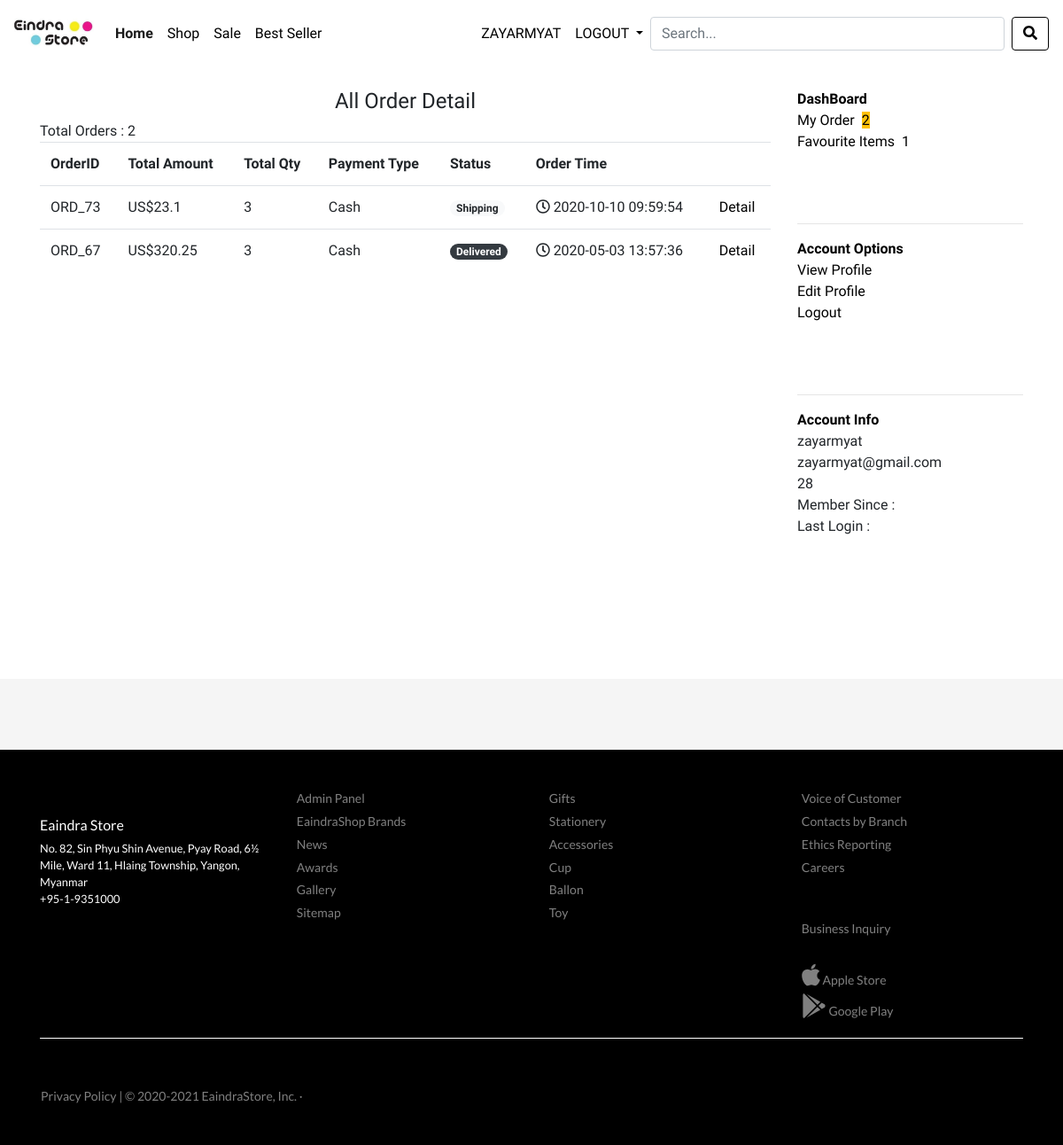
Screenshot of /myorder.php (signed in) with the database file from the repository.
### tables this page shows
CREATE TABLE `customer` (
  `id` int(11) NOT NULL,
  `name` varchar(255) NOT NULL,
  `email` varchar(255) NOT NULL,
  `pass` varchar(255) NOT NULL,
  `customer_img` varchar(255) NOT NULL
);

CREATE TABLE `orders` (
  `order_id` int(11) NOT NULL,
  `customer` varchar(255) NOT NULL,
  `shipping_id` int(11) NOT NULL,
  `status` int(1) NOT NULL,
  `total_amt` float NOT NULL,
  `total_qty` int(11) NOT NULL,
  `payment_type` varchar(255) NOT NULL,
  `created_date` datetime NOT NULL,
  `modified_date` datetime NOT NULL
);

CREATE TABLE `categories` (
  `cat_id` int(11) NOT NULL,
  `cat_name` varchar(255) NOT NULL,
  `created_date` datetime NOT NULL,
  `modified_date` datetime NOT NULL
);

### myorder.php (the view, shortened to what this page needs)
<?php
  include('confs/config.php');
  include('001header.php');
  include('004navbar.php');
  $customer = $_SESSION['email'];
  $c = "SELECT * FROM customer WHERE email = '$customer'";
  $r = mysqli_query($mysqli,$c);
  $row_c =mysqli_fetch_assoc($r);
  $customer_id = $row_c['id'];
  $sql = "SELECT * FROM orders WHERE customer = '$customer' ORDER BY order_id DESC";
  $run = mysqli_query($mysqli,$sql);
  $count = mysqli_num_rows($run);
  $sql2 = "SELECT * FROM add_to_favourite WHERE customer_id='$customer_id'";
  $run2 =mysqli_query($mysqli,$sql2);
  $count_fav = mysqli_num_rows($run2);
?>
<br>
 <div class="container">
   <div class="row">
     <div class="col-md-9">
      <h4 style="text-align: center;">All Order Detail</h4>
      Total Orders : <?php echo $count ?>
       <table class="table">
        <tr>
          <th>OrderID</th>
          <th>Total Amount</th>
          <th>Total Qty</th>
          <th>Payment Type</th>
          <th>Status</th>
          <th>Order Time</th>
          <th></th>
        </tr>
        <?php while($row = mysqli_fetch_assoc($run)):
          $status = $row['status'];
        ?>
        <tr>
          <td>ORD_<?php echo $row['order_id'] ?></td>
          <td>US$<?php echo $row['total_amt'] ?></td>
          <td><?php echo $row['total_qty'] ?></td>
          <td><?php echo $row['payment_type'] ?></td>
          <td>
            <?php if($status == 2) { ?>
            <span class="badge badge-pill badge-warning">UnPaid</span>
                <?php } else if($status == 3){ ?>
                  <span class="badge badge-pill badge-info">Paid</span>
                    <?php } else if($status == 4){ ?>
                  <span class="badge badge-pill badge-light">Shipping</span>
                <?php }else{  ?>
                 <span class="badge badge-pill badge-dark"> Delivered</span>
                <?php  }?>
          </td>
          <td><span class="far fa-clock"></span> <?php echo $row['created_date'] ?></td>
          <td>
            <a href="order_detail.php?id=<?php echo $row['order_id'] ?>">Detail</a>
          </td>
        </tr>
      <?php endwhile ; ?>
      </table>
     </div>
        <div class="col-md-3">
       <ul class="dash">
        <li>
            <b><a href="index.php">DashBoard</a></b>
          </li>
          <li><a href='myorder.php'>My Order<span class='label label-warning' style='margin-left: 8px;'><?php echo $count ?></a></li>
          <li><a href='dashboard.php'>Favourite Items<span class='label label-danger' style='margin-left: 8px;'><?php echo $count_fav ?></a></li>
        </ul><br><br>
        <hr>
         <ul class="dash">
        <li>
            <b><a href="index.php">Account Options</a></b>
          </li>
          <li><a href=''>View Profile</a></li>
          <li><a href=''>Edit Profile</a></li>
          <li><a href=''>Logout</a></li>
        </ul><br><br>
        <hr>
         <ul class="dash">
        <li>
            <b><a href="index.php">Account Info</a></b>
          </li>
          <li><?php echo $row_c['name'] ?></li>
          <li><?php echo $row_c['email'] ?></li>
          <li><?php echo $customer_id ?></li>
          <li>Member Since : </li>
          <li>Last Login : </li>
        </ul><br><br>
     </div>
   </div>
 </div>
 <?php   include('002footer.php'); ?>

### 004navbar.php (shortened to what this page needs)
<nav class="navbar navbar-expand-lg navbar-light bg-white">
  <a class="navbar-brand" href="index.php"><img src="image/e.jpg" width="90" ></a>
  <div class="collapse navbar-collapse" id="navbarSupportedContent">
    <ul class="navbar-nav mr-auto">
      <li class="nav-item active">
        <a class="nav-link" href="index.php">Home <span class="sr-only">(current)</span></a>
      </li>
      <li class="nav-item">
        <a class="nav-link" href="product.php">Shop</a>
      </li>
      <li class="nav-item">
        <a class="nav-link" href="sale.php">Sale</a>
      </li>
       <li class="nav-item">
        <a class="nav-link" href="best-seller.php">Best Seller</a>
      </li>
    </ul>
      <ul class="navbar-nav">
       <?php if(!isset($_SESSION['email'])){ ?>
            <li class="nav-item dropdown">
        <a class="nav-link dropdown-toggle" href="#" id="navbarDropdown" role="button" data-toggle="dropdown" aria-haspopup="true" aria-expanded="false">
          LOGIN/REGISTER
        </a>
        <div class="dropdown-menu" aria-labelledby="navbarDropdown">
          <a class="dropdown-item" href="checkout.php">LOGIN</a>
          <a class="dropdown-item" href="ajax-registration-script-with-php-mysql-and-jquery/index.php">REGISTER</a>
        </div>
      </li>
       <?php } else{ ?>
        <?php
        include('confs/config.php');
    $email = $_SESSION['email'];
    $sql_customer = mysqli_query($mysqli,"SELECT * FROM customer WHERE email = '$email'");
    $row_customer = mysqli_fetch_assoc($sql_customer);
?>
          <li class="nav-item">
        <a class="nav-link" href="myorder.php" style="text-transform: uppercase;">
          <?php echo $row_customer['name'] ?> </a>
      </li>
             <li class="nav-item dropdown">
        <a class="nav-link dropdown-toggle" href="#" id="navbarDropdown" role="button" data-toggle="dropdown" aria-haspopup="true" aria-expanded="false">
          LOGOUT
        </a>
      </li>
        <?php } ?>
      </ul>
      <form method="get" action="search.php" class="form-inline my-2 my-lg-0">
   <div class='soso' ng-controller="fetchCtrl" ng-click='containerClicked();' >
           <input type='text' name="user_query" class="form-control mr-sm-2" ng-keyup='fetchUsers()' ng-click='searchboxClicked($event);' ng-model='searchText' placeholder='Search...'><br>
        </div>
          <button name="search" class="btn btn-outline-dark my-2 my-sm-0" type="submit"><span class="fa fa-search"></span></button>
    </form>
  </div>
</nav>

### 002footer.php (shortened to what this page needs)
<br><br><br><br>
<footer id="footer-sub">
</footer>
  <footer id="footer-main">
    <div class="container">
      <div class="row">
        <div class="col-sm-3">
            <br>
            <h6 class="mt-3">Eaindra Store</h6>
            <p>
              No. 82, Sin Phyu Shin Avenue, Pyay Road, 6½ Mile, Ward 11, Hlaing Township, Yangon, Myanmar<br>
              +95-1-9351000
            </p>
        </div>
        <div class="col-sm-3">
          <a  href="admin/">Admin Panel</a>
          <a href="">EaindraShop Brands</a>
          <a href="">News</a>
          <a href="">Awards</a>
          <a href="">Gallery</a>
          <a href="">Sitemap</a>
        </div>
        <div class="col-sm-3">
           <?php
               include('confs/config.php');
                $query = "SELECT * FROM categories order by cat_id desc";
                $result = mysqli_query($mysqli,$query);
                while($row = mysqli_fetch_assoc($result) ){
                    $id = $row['cat_id'];
                ?>
                <a href="product.php?cat=<?php echo $id ?>"><?php echo $row['cat_name'] ?></a>
            <?php } ?>
        </div>
        <div class="col-sm-3">
          <a href="">Voice of Customer</a>
          <a href="">Contacts by Branch</a>
          <a href="">Ethics Reporting</a>
          <a href="">Careers</a>
          <br><br>
          <a href="">Business Inquiry</a>
          <br>
          <a href="" class="ico"><i class="fab fa-apple fa-2x"></i> Apple Store</a>
          <a href="" class="ico"><i class="fab fa-google-play fa-2x"></i> Google Play</a>
        </div>
      </div>
      <hr>
      <div class="row">
        <div class="col-sm-6">
        </div>
        <div class="col-sm-6">
        </div>
        <a href="" style="margin-left: 1rem">Privacy Policy | &copy; 2020-2021 EaindraStore, Inc. &middot; </a>
      </div>
    </div>
  </footer>

### css/sport-store.css (style rules this page uses)
html,body { font-family: 'Lato', sans-serif; font-family: 'Open Sans', sans-serif; font-family: 'Abel', sans-serif; }
.btn-outline-dark { color: #000; border-color: #000; }
.active { font-weight: bold; }

### 001header.php (style rules this page uses)
.label-warning { background-color: #FFC107; color : black; }
.btn-outline-dark { color: #000; background-color: transparent; background-image: none; border-color: #000; }
html,body { font-family: 'Lato', sans-serif; font-family: 'Open Sans', sans-serif; font-family: 'Abel', sans-serif; }

### 004navbar.php (style rules this page uses)
.form-inline .form-control { display: inline-block; width: 400px; vertical-align: middle; }
.navbar-light .navbar-nav .nav-link { color: #000; }

### myorder.php (style rules this page uses)
.dash { list-style: none; padding: 0; }
a { color: black; }

### 002footer.php (style rules this page uses)
#footer-main { background: #000; color: white; font-size: 0.8rem; padding: 2.5rem 0; font-family: 'Lato', sans-serif; }
#footer-main a { font-size: 14px; display: block; margin: 0.3rem; color: grey; }
#footer-main hr { margin-top: 1rem; margin-bottom: 1rem; border: 0; border-top: 1px solid white; }
#footer-sub { height: 5rem; background: whitesmoke; }
.ico { font-size: 18px; margin: 0.5rem; }

### rows the page displays
customer: name "ZAYARMYAT", name "zayarmyat", email "zayarmyat@gmail.com", id "28"
orders: order_id "73", total_amt "23.1", total_qty "3", payment_type "Cash", status "Shipping", created_date "2020-10-10 09:59:54"
orders: order_id "67", total_amt "320.25", total_qty "3", payment_type "Cash", status "Delivered", created_date "2020-05-03 13:57:36"
categories: cat_name "Gifts"
categories: cat_name "Stationery"
categories: cat_name "Accessories"
categories: cat_name "Cup"
categories: cat_name "Ballon"
categories: cat_name "Toy"

### other values shown
$count "2"
$count_fav "1"
